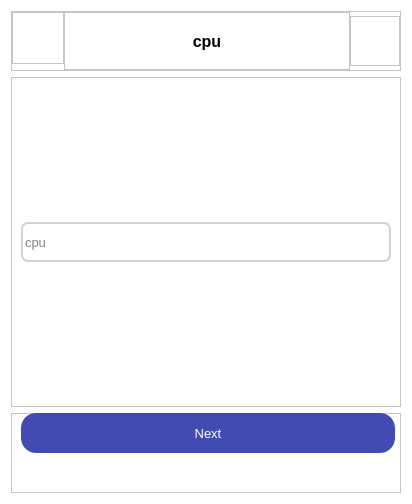
<?xml version="1.0" encoding="UTF-8"?>
<ui version="4.0">
    <class>Dialog</class>
    <widget class="QDialog" name="Dialog">
        <property name="geometry">
            <rect>
                <x>0</x>
                <y>0</y>
                <width>412</width>
                <height>504</height>
            </rect>
        </property>
        <property name="windowTitle">
            <string>Dialog</string>
        </property>
        <property name="styleSheet">
            <string notr="true">background-color: white</string>
        </property>
        <layout class="QVBoxLayout" name="verticalLayout">
            <item>
                <widget class="QFrame" name="frame">
                    <property name="sizePolicy">
                        <sizepolicy hsizetype="Preferred" vsizetype="Minimum">
                            <horstretch>0</horstretch>
                            <verstretch>0</verstretch>
                        </sizepolicy>
                    </property>
                    <property name="minimumSize">
                        <size>
                            <width>0</width>
                            <height>60</height>
                        </size>
                    </property>
                    <property name="frameShape">
                        <enum>QFrame::StyledPanel</enum>
                    </property>
                    <property name="frameShadow">
                        <enum>QFrame::Raised</enum>
                    </property>
                    <layout class="QHBoxLayout" name="horizontalLayout">
                        <property name="spacing">
                            <number>0</number>
                        </property>
                        <property name="leftMargin">
                            <number>0</number>
                        </property>
                        <property name="topMargin">
                            <number>0</number>
                        </property>
                        <property name="rightMargin">
                            <number>0</number>
                        </property>
                        <property name="bottomMargin">
                            <number>0</number>
                        </property>
                        <item alignment="Qt::AlignLeft|Qt::AlignTop">
                            <widget class="QFrame" name="frame_3">
                                <property name="sizePolicy">
                                    <sizepolicy hsizetype="Minimum" vsizetype="Preferred">
                                        <horstretch>0</horstretch>
                                        <verstretch>0</verstretch>
                                    </sizepolicy>
                                </property>
                                <property name="minimumSize">
                                    <size>
                                        <width>50</width>
                                        <height>0</height>
                                    </size>
                                </property>
                                <property name="frameShape">
                                    <enum>QFrame::StyledPanel</enum>
                                </property>
                                <property name="frameShadow">
                                    <enum>QFrame::Raised</enum>
                                </property>
                                <layout class="QHBoxLayout" name="horizontalLayout_2">
                                    <property name="spacing">
                                        <number>0</number>
                                    </property>
                                    <property name="leftMargin">
                                        <number>0</number>
                                    </property>
                                    <property name="topMargin">
                                        <number>0</number>
                                    </property>
                                    <property name="rightMargin">
                                        <number>0</number>
                                    </property>
                                    <property name="bottomMargin">
                                        <number>0</number>
                                    </property>
                                    <item alignment="Qt::AlignLeft|Qt::AlignTop">
                                        <widget class="QPushButton" name="backButton">
                                            <property name="sizePolicy">
                                                <sizepolicy hsizetype="Minimum" vsizetype="Minimum">
                                                    <horstretch>0</horstretch>
                                                    <verstretch>0</verstretch>
                                                </sizepolicy>
                                            </property>
                                            <property name="minimumSize">
                                                <size>
                                                    <width>50</width>
                                                    <height>50</height>
                                                </size>
                                            </property>
                                            <property name="maximumSize">
                                                <size>
                                                    <width>50</width>
                                                    <height>50</height>
                                                </size>
                                            </property>
                                            <property name="styleSheet">
                                                <string notr="true">QPushButton {
                                                    color: white;
                                                    border: none;
                                                    border-radius: 10;
                                                    }

                                                    QPushButton:hover {
                                                    border: 2 px solid black;
                                                    background-color: rgb(227, 227, 227);
                                                    border-radius: 10;
                                                    }
                                                </string>
                                            </property>
                                            <property name="text">
                                                <string/>
                                            </property>
                                        </widget>
                                    </item>
                                </layout>
                            </widget>
                        </item>
                        <item>
                            <widget class="QFrame" name="frame_4">
                                <property name="sizePolicy">
                                    <sizepolicy hsizetype="Expanding" vsizetype="Preferred">
                                        <horstretch>0</horstretch>
                                        <verstretch>0</verstretch>
                                    </sizepolicy>
                                </property>
                                <property name="frameShape">
                                    <enum>QFrame::StyledPanel</enum>
                                </property>
                                <property name="frameShadow">
                                    <enum>QFrame::Raised</enum>
                                </property>
                                <layout class="QHBoxLayout" name="horizontalLayout_3">
                                    <property name="spacing">
                                        <number>0</number>
                                    </property>
                                    <property name="leftMargin">
                                        <number>0</number>
                                    </property>
                                    <property name="topMargin">
                                        <number>0</number>
                                    </property>
                                    <property name="rightMargin">
                                        <number>0</number>
                                    </property>
                                    <property name="bottomMargin">
                                        <number>0</number>
                                    </property>
                                    <item>
                                        <widget class="QLabel" name="title_2">
                                            <property name="sizePolicy">
                                                <sizepolicy hsizetype="Minimum" vsizetype="Minimum">
                                                    <horstretch>0</horstretch>
                                                    <verstretch>0</verstretch>
                                                </sizepolicy>
                                            </property>
                                            <property name="minimumSize">
                                                <size>
                                                    <width>100</width>
                                                    <height>30</height>
                                                </size>
                                            </property>
                                            <property name="font">
                                                <font>
                                                    <pointsize>12</pointsize>
                                                    <weight>75</weight>
                                                    <bold>true</bold>
                                                </font>
                                            </property>
                                            <property name="text">
                                                <string>cpu</string>
                                            </property>
                                            <property name="alignment">
                                                <set>Qt::AlignCenter</set>
                                            </property>
                                        </widget>
                                    </item>
                                </layout>
                            </widget>
                        </item>
                        <item>
                            <widget class="QFrame" name="frame_5">
                                <property name="sizePolicy">
                                    <sizepolicy hsizetype="Minimum" vsizetype="Minimum">
                                        <horstretch>0</horstretch>
                                        <verstretch>0</verstretch>
                                    </sizepolicy>
                                </property>
                                <property name="minimumSize">
                                    <size>
                                        <width>50</width>
                                        <height>50</height>
                                    </size>
                                </property>
                                <property name="maximumSize">
                                    <size>
                                        <width>50</width>
                                        <height>50</height>
                                    </size>
                                </property>
                                <property name="frameShape">
                                    <enum>QFrame::StyledPanel</enum>
                                </property>
                                <property name="frameShadow">
                                    <enum>QFrame::Raised</enum>
                                </property>
                            </widget>
                        </item>
                    </layout>
                </widget>
            </item>
            <item>
                <widget class="QFrame" name="frame_2">
                    <property name="sizePolicy">
                        <sizepolicy hsizetype="Preferred" vsizetype="Expanding">
                            <horstretch>0</horstretch>
                            <verstretch>0</verstretch>
                        </sizepolicy>
                    </property>
                    <property name="frameShape">
                        <enum>QFrame::StyledPanel</enum>
                    </property>
                    <property name="frameShadow">
                        <enum>QFrame::Raised</enum>
                    </property>
                    <layout class="QVBoxLayout" name="verticalLayout_2">
                        <item>
                            <widget class="QLineEdit" name="cpu_input">
                                <property name="minimumSize">
                                    <size>
                                        <width>0</width>
                                        <height>40</height>
                                    </size>
                                </property>
                                <property name="font">
                                    <font>
                                        <pointsize>10</pointsize>
                                    </font>
                                </property>
                                <property name="styleSheet">
                                    <string notr="true">border-radius : 7; border: 2px solid #D1D1D1</string>
                                </property>
                                <property name="text">
                                    <string/>
                                </property>
                                <property name="placeholderText">
                                    <string>cpu</string>
                                </property>
                            </widget>
                        </item>
                    </layout>
                </widget>
            </item>
            <item>
                <widget class="QFrame" name="frame_6">
                    <property name="sizePolicy">
                        <sizepolicy hsizetype="Preferred" vsizetype="Minimum">
                            <horstretch>0</horstretch>
                            <verstretch>0</verstretch>
                        </sizepolicy>
                    </property>
                    <property name="minimumSize">
                        <size>
                            <width>0</width>
                            <height>80</height>
                        </size>
                    </property>
                    <property name="frameShape">
                        <enum>QFrame::StyledPanel</enum>
                    </property>
                    <property name="frameShadow">
                        <enum>QFrame::Raised</enum>
                    </property>
                    <widget class="QPushButton" name="nextButton">
                        <property name="geometry">
                            <rect>
                                <x>10</x>
                                <y>0</y>
                                <width>374</width>
                                <height>40</height>
                            </rect>
                        </property>
                        <property name="sizePolicy">
                            <sizepolicy hsizetype="Expanding" vsizetype="Fixed">
                                <horstretch>0</horstretch>
                                <verstretch>0</verstretch>
                            </sizepolicy>
                        </property>
                        <property name="minimumSize">
                            <size>
                                <width>0</width>
                                <height>40</height>
                            </size>
                        </property>
                        <property name="font">
                            <font>
                                <pointsize>10</pointsize>
                            </font>
                        </property>
                        <property name="styleSheet">
                            <string notr="true">QPushButton {
                                border-radius: 15;
                                border: 2 px solid black;
                                background-color: #414BB2;
                                color: white
                                }

                                QPushButton:hover{
                                border-radius: 15;
                                border: 4 px solid black;
                                background-color: rgb(51, 60, 140);
                                color: white;
                                }
                            </string>
                        </property>
                        <property name="text">
                            <string>Next</string>
                        </property>
                    </widget>
                </widget>
            </item>
        </layout>
    </widget>
    <resources/>
    <connections/>
</ui>
